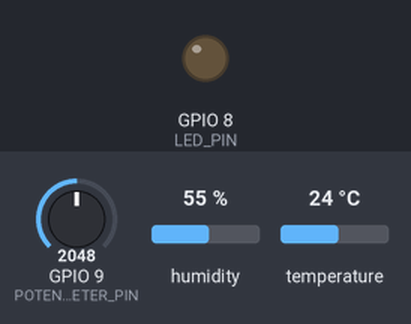
A program run on a simulated ESP32-S3. Parts: output pins drawn as LEDs (lit = HIGH). Dashed ring = blinking. Inputs (shaded band) come from the test bench; at power-on: GPIO 9 (POTENTIOMETER_PIN) = 2048, humidity 55 %, temperature 24 °C. What the program prints to the serial monitor is not drawn.

Above: at 0.0 s.
At 5.2 s:
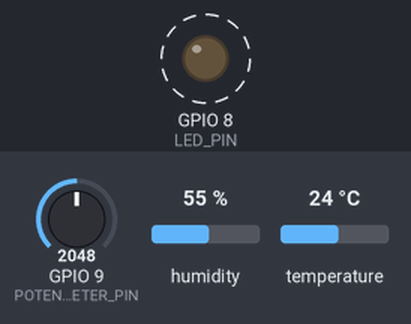
5.3 s: GPIO 9 (POTENTIOMETER_PIN) set to 1066
8.8 s: GPIO 9 (POTENTIOMETER_PIN) set to 942
Timing chart, 0 to 18.3 s (numbered marks = the images above; inputs shaded):
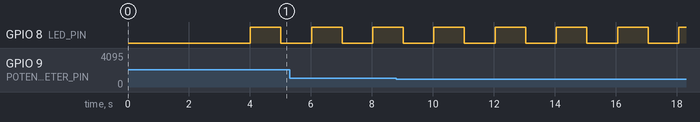

Measured:
- by itself, GPIO 8 (LED_PIN): alternates HIGH for 1.0 s and LOW for 1.0 s

The program:

main.cpp
```cpp
#include <Arduino.h>
#include <DHT.h>

#define DHTPIN 10           // DHT22 data pin (sudah benar!)
#define DHTTYPE DHT22
#define LED_PIN 8           // LED untuk warning
#define POTENTIOMETER_PIN 9 // Potensio untuk kontrol threshold

DHT dht(DHTPIN, DHTTYPE);

float tempThreshold = 30.0;
unsigned long lastBlinkTime = 0;
bool ledState = false;
float currentTemp = 0;
int readFails = 0;

void setup() {
    Serial.begin(115200);
    delay(2000);
    Serial.println("\n\n=== DHT22 Temperature Monitor dengan LED Warning ===\n");

    pinMode(LED_PIN, OUTPUT);
    pinMode(POTENTIOMETER_PIN, INPUT);
    pinMode(DHTPIN, INPUT_PULLUP);  // Pull-up internal pada data pin

    Serial.println("Initializingn DHT22 pada GPIO 10...");
    dht.begin();
    delay(2000);

    // Test pembacaan pertama
    float testTemp = dht.readTemperature();
    if(isnan(testTemp)) {
        Serial.println("⚠️ DHT belum terbaca, tunggu sebentar...");
    } else {
        Serial.printf("✓ DHT siap! Suhu awal: %.1f°C\n", testTemp);
    }
    Serial.println("\nThreshold bisa diatur dengan potensio\n");
}

void loop() {
    // Baca suhu dari DHT22
    currentTemp = dht.readTemperature();

    // Cek apakah pembacaan valid
    if(isnan(currentTemp)) {
        readFails++;
        Serial.printf("ERROR: DHT22 fail (Count: %d) | ", readFails);
    } else {
        if(readFails > 0) {
            Serial.printf("✓ DHT OK setelah gagal %d kali | ", readFails);
        }
        readFails = 0;
    }

    // Baca potensiometer untuk kontrol threshold (25-35°C)
    int potValue = analogRead(POTENTIOMETER_PIN);
    tempThreshold = map(potValue, 0, 4095, 25, 35) / 10.0;

    if(!isnan(currentTemp)) {
        Serial.printf("Suhu: %.1f°C | Threshold: %.1f°C | ADC: %4d | ",
                      currentTemp, tempThreshold, potValue);

        // LED warning jika suhu > threshold
        if(currentTemp > tempThreshold) {
            // Blink LED
            if(millis() - lastBlinkTime >= 500) {
                ledState = !ledState;
                digitalWrite(LED_PIN, ledState);
                lastBlinkTime = millis();
                Serial.print("⚠️ WARNING ALERT!");
            }
        } else {
            // Matikan LED
            digitalWrite(LED_PIN, LOW);
            Serial.print("✓ Aman");
        }
    }

    Serial.println();
    delay(1000);  // DHT butuh minimal 2 detik antar pembacaan
}
```
